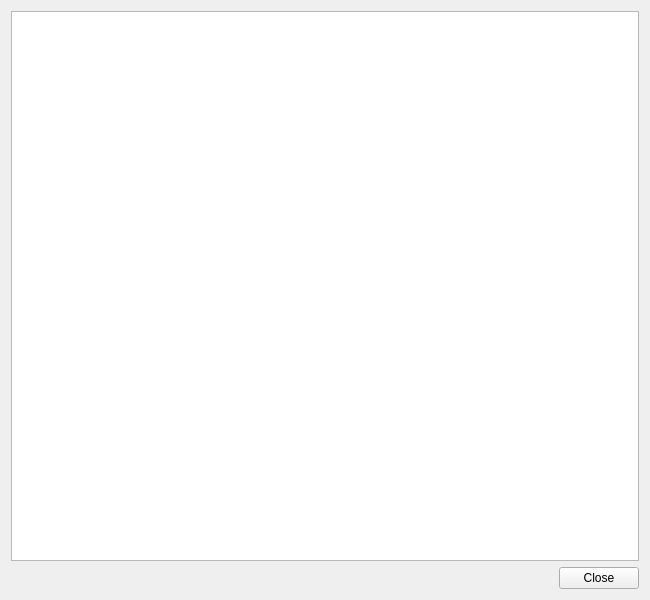
<?xml version="1.0" encoding="UTF-8"?>
<ui version="4.0">
 <class>About_Form</class>
 <widget class="QWidget" name="About_Form">
  <property name="geometry">
   <rect>
    <x>0</x>
    <y>0</y>
    <width>650</width>
    <height>600</height>
   </rect>
  </property>
  <property name="sizePolicy">
   <sizepolicy hsizetype="Fixed" vsizetype="Fixed">
    <horstretch>0</horstretch>
    <verstretch>0</verstretch>
   </sizepolicy>
  </property>
  <property name="minimumSize">
   <size>
    <width>650</width>
    <height>600</height>
   </size>
  </property>
  <property name="maximumSize">
   <size>
    <width>650</width>
    <height>600</height>
   </size>
  </property>
  <property name="windowTitle">
   <string>About...</string>
  </property>
  <property name="windowIcon">
   <iconset>
    <normaloff>../../../assets/img/lyl8Lynx_logo.png</normaloff>../../../assets/img/lyl8Lynx_logo.png</iconset>
  </property>
  <layout class="QGridLayout" name="gridLayout">
   <item row="0" column="0">
    <layout class="QGridLayout" name="textArea_grid_layout">
     <item row="0" column="0">
      <widget class="QPlainTextEdit" name="plainTextEdit">
       <property name="enabled">
        <bool>true</bool>
       </property>
       <property name="focusPolicy">
        <enum>Qt::NoFocus</enum>
       </property>
       <property name="readOnly">
        <bool>true</bool>
       </property>
      </widget>
     </item>
    </layout>
   </item>
   <item row="1" column="0">
    <layout class="QHBoxLayout" name="bottom_horizontal_layout">
     <item>
      <spacer name="bottom_horizontalSpacer">
       <property name="orientation">
        <enum>Qt::Horizontal</enum>
       </property>
       <property name="sizeHint" stdset="0">
        <size>
         <width>40</width>
         <height>20</height>
        </size>
       </property>
      </spacer>
     </item>
     <item>
      <widget class="QPushButton" name="close_button">
       <property name="text">
        <string>Close</string>
       </property>
      </widget>
     </item>
    </layout>
   </item>
  </layout>
 </widget>
 <resources/>
 <connections/>
</ui>
